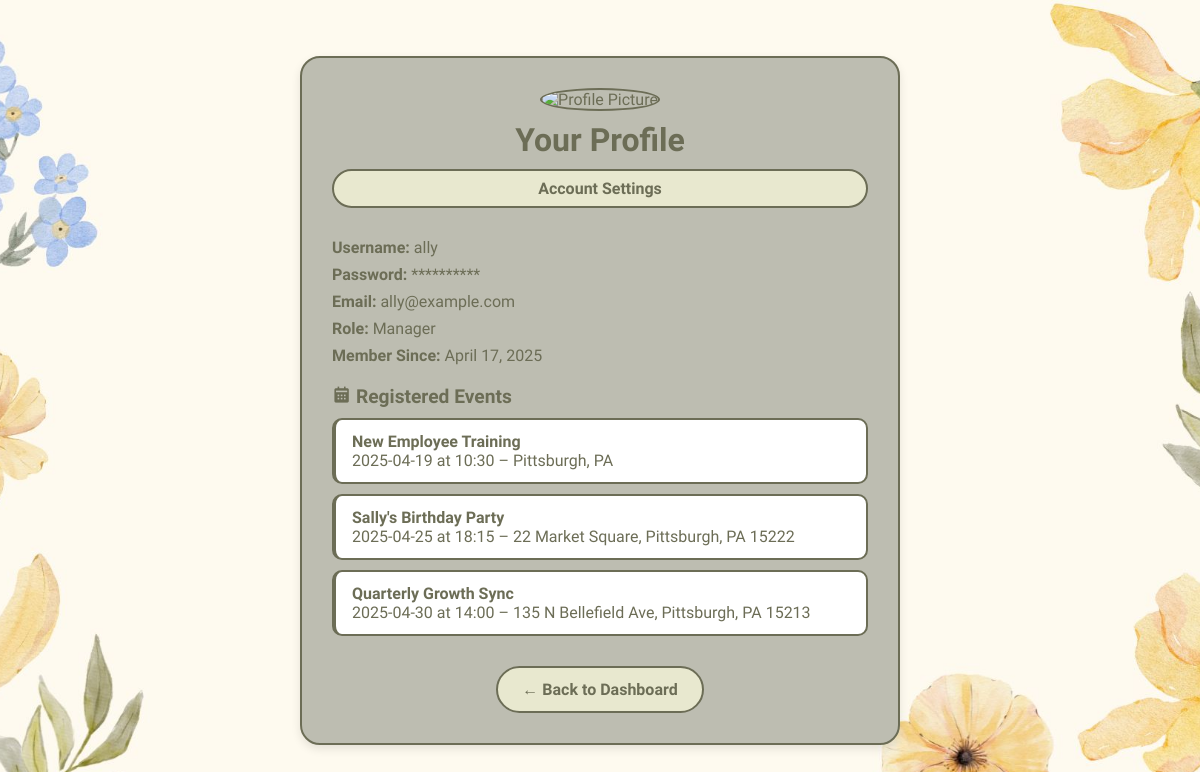
The page /user_profile (signed in) on the database its author committed.
### main.py (models this page shows, shortened)
class User(db.Model):
    id = db.Column(db.Integer, primary_key=True)
    username = db.Column(db.String(80), unique=True, nullable=False)
    email = db.Column(db.String(120), unique=True, nullable=False)
    password_hash = db.Column(db.String(128), nullable=False)
    role = db.Column(db.String(20), default='user')
    created_at = db.Column(db.DateTime, default=datetime.utcnow)
    registered_events = db.relationship(
        'Event',
        secondary=registrations,
        backref=db.backref('attendees', lazy='dynamic')
    )
    managed_events = db.relationship('Event', backref='manager', foreign_keys='Event.manager_id')

class Event(db.Model):
    id = db.Column(db.Integer, primary_key=True)
    title = db.Column(db.String(100), nullable=False)
    description = db.Column(db.Text, nullable=False)
    date = db.Column(db.String(20), nullable=False)
    time = db.Column(db.String(20), nullable=False)
    location = db.Column(db.String(120), nullable=False)
    event_type = db.Column(db.String(20), nullable=False, default='other')  # New field
    manager_id = db.Column(db.Integer, db.ForeignKey('user.id'), nullable=False)
    created_at = db.Column(db.DateTime, default=datetime.utcnow)

### main.py (the view)
@app.route('/user_profile')
def user_profile():
    if 'username' not in session:
        flash("You must be logged in to view your profile.")
        return redirect(url_for('userlogin'))
    user = User.query.filter_by(username=session['username']).first()
    if not user:
        flash("User not found.")
        return redirect(url_for('userlogin'))
    return render_template(
        'user_profile.html',
        username=user.username,
        email=user.email,
        password_hidden='*' * 10,
        role=user.role,
        created_at=user.created_at,
        registered_events=user.registered_events
    )

### templates/user_profile.html (shortened to what this page needs)
<!DOCTYPE html>
<html lang="en">
<head>
    <link rel="stylesheet" href="{{ url_for('static', filename='styles.css') }}">
    <link href='https://unpkg.com/boxicons@2.1.4/css/boxicons.min.css' rel='stylesheet'>
</head>
</body>
    <div class="profile-wrapper">
        <div class="profile-header">
            <img src="{{ url_for('static', filename='default-profile.png') }}" alt="Profile Picture">
            <h1>Your Profile</h1>
            <a href="{{ url_for('usersettings') }}" class="settings-button">Account Settings</a>
        </div>
        <div class="profile-info">
            <p><strong>Username:</strong> {{ username }}</p>
            <p><strong>Password:</strong> {{ password_hidden }}</p>
            <p><strong>Email:</strong> {{ email }}</p>
            <p><strong>Role:</strong> {{ role.capitalize() }}</p>
            <p><strong>Member Since:</strong> {{ created_at.strftime('%B %d, %Y') }}</p>
        </div>
        <div class="events-list">
            <h2><i class='bx bxs-calendar'></i> Registered Events</h2>
            {% if registered_events %}
                {% for event in registered_events %}
                    <div class="event-card">
                        <strong>{{ event.title }}</strong><br>
                        {{ event.date }} at {{ event.time }} – {{ event.location }}
                    </div>
                {% endfor %}
            {% else %}
                <p>You haven't registered for any events yet.</p>
            {% endif %}
        </div>
        <div class="back-button">
            <a href="{{ url_for('home') }}" class="button">← Back to Dashboard</a>
        </div>
    </div>
</body>
</html>

### static/styles.css (style rules this page uses)
* { margin: 0; padding: 0; font-family: "Winky Sans", sans-serif; box-sizing: border-box; }
h1, h2, h3 { color: #6c6d56; }
.button { display: inline-block; padding: 12px 24px; background: #e8e8cf; border: 2px solid #6c6d56; border-radius: 30px; cursor: pointer; font-size: 16px; font-weight: 600; color: #6c6d56; text-align: center; transition: all 0.3s ease; text-decoration: none; }
.event-card { background: #e8e8cf; border-radius: 10px; overflow: hidden; border: 2px solid #6c6d56; transition: transform 0.3s ease; }

### templates/user_profile.html (style rules this page uses)
.profile-wrapper { width: 600px; background: #bdbdb1; border-radius: 20px; padding: 30px; border: 2px solid #6c6d56; box-shadow: 0 4px 10px rgba(0, 0, 0, 0.1); margin: 40px auto; }
.profile-header { text-align: center; margin-bottom: 20px; }
.profile-header img { width: 120px; height: 120px; object-fit: cover; border-radius: 50%; border: 2px solid #6c6d56; margin-bottom: 10px; }
.profile-info p { font-size: 1rem; margin: 8px 0; }
.settings-button { display: block; margin: 10px auto 30px auto; padding: 8px 16px; background: #e8e8cf; border: 2px solid #6c6d56; border-radius: 30px; color: #6c6d56; font-weight: bold; cursor: pointer; text-align: center; transition: all 0.3s ease; text-decoration: none; }
.events-list h2 { font-size: 1.2rem; margin-top: 20px; }
.event-card { background: #fff; padding: 12px 16px; margin-top: 10px; border-left: 4px solid #6c6d56; border-radius: 10px; }
.back-button { text-align: center; margin-top: 30px; }

### rows shown on the page
User: username "ally", email "ally@example.com", capitalize "Manager", strftime "April 17, 2025"
Event: title "New Employee Training", date "2025-04-19", time "10:30", location "Pittsburgh, PA"
Event: title "Sally's Birthday Party", date "2025-04-25", time "18:15", location "22 Market Square, Pittsburgh, PA 15222"
Event: title "Quarterly Growth Sync", date "2025-04-30", time "14:00", location "135 N Bellefield Ave, Pittsburgh, PA 15213"

### other values the page prints
{{ password_hidden }} "**********"
